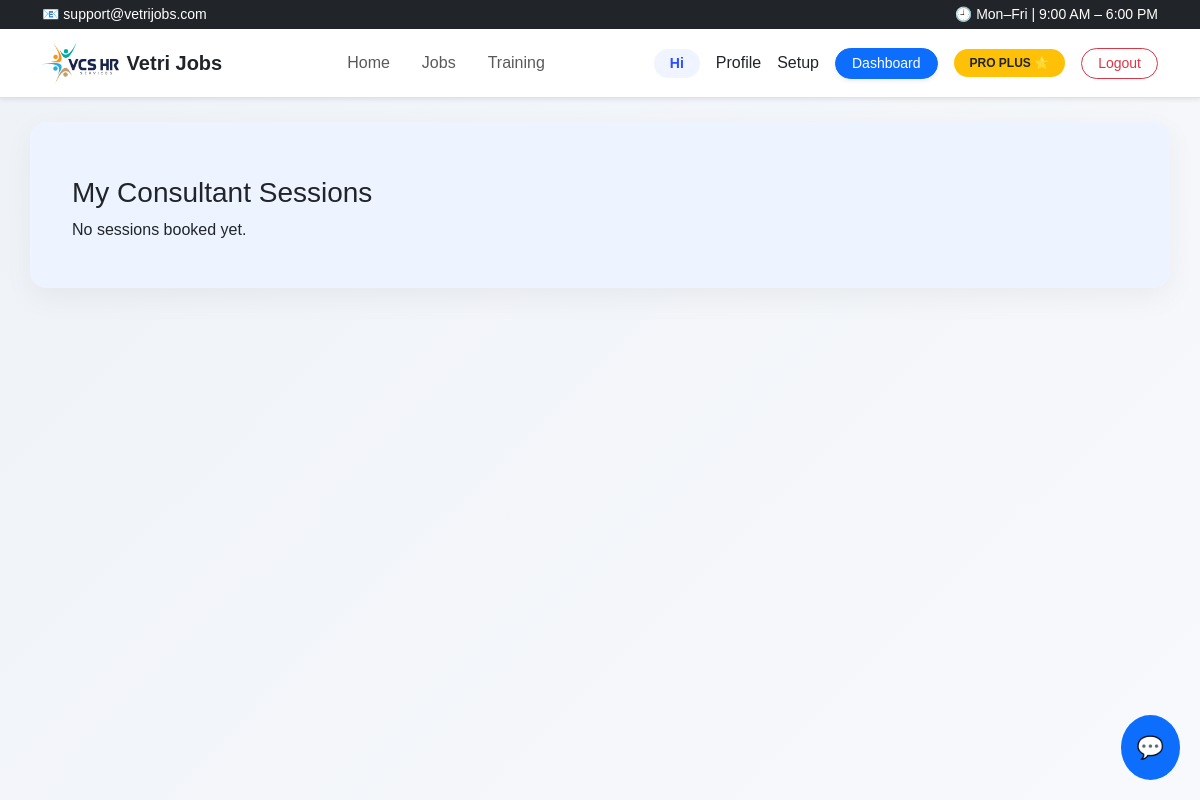
The page /consultants/my-sessions/ (signed in) on the database as committed earlier.
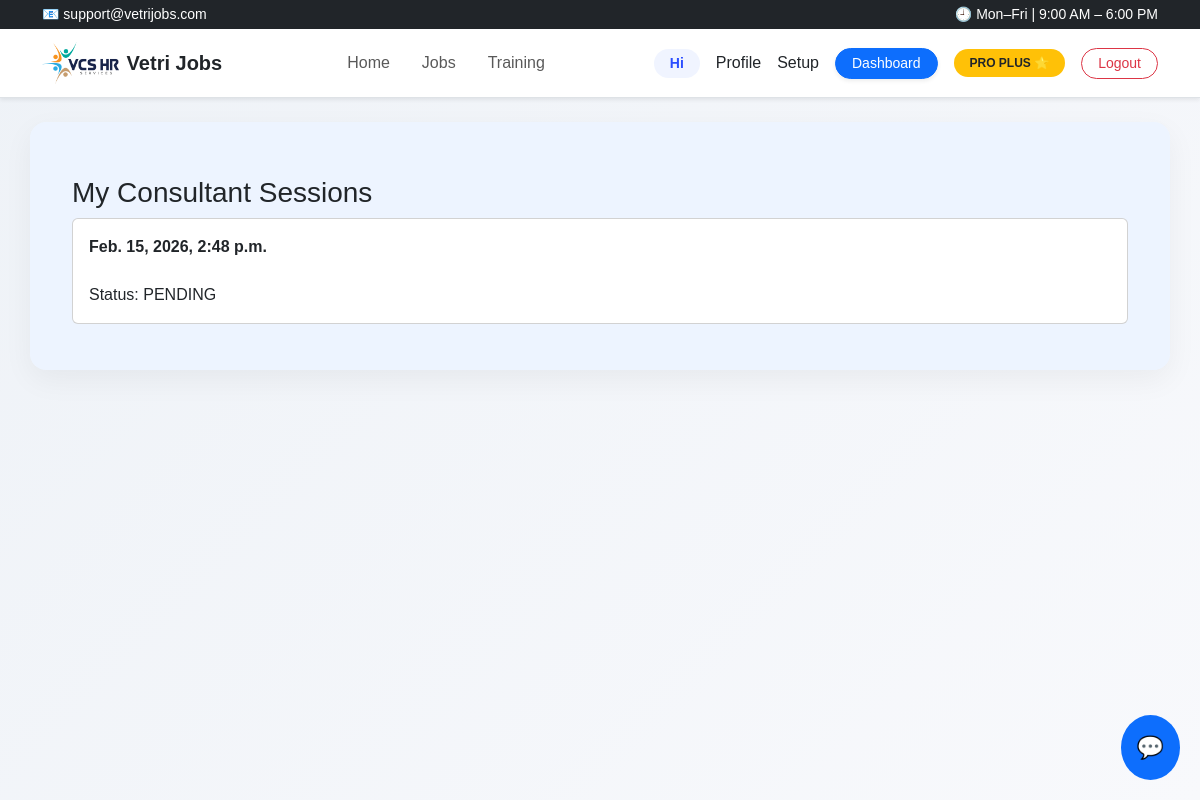
The same page on the database as committed later.
### consultants/models.py (models this page shows, shortened)
class ConsultantSession(models.Model):
    PLAN_CHOICES = (
        ("PRO", "Pro"),
        ("PRO_PLUS", "Pro Plus"),
    )
    STATUS_CHOICES = (
    ("PENDING", "Pending"),
    ("ASSIGNED", "Assigned"),
    ("COMPLETED", "Completed"),
    ("CANCELLED", "Cancelled"),
)
    user = models.ForeignKey(User, on_delete=models.CASCADE)
    consultant = models.ForeignKey(
        Consultant,
        on_delete=models.SET_NULL,
        null=True
    )
    plan = models.CharField(
        max_length=20,
        choices=PLAN_CHOICES,
        default="FREE"   # ✅ IMPORTANT
    )
    scheduled_at = models.DateTimeField()
    duration_minutes = models.IntegerField(default=30)
    sla_hours = models.IntegerField(default=4)  # PRO=4, PRO_PLUS=2
    status = models.CharField(
        max_length=20,
        choices=STATUS_CHOICES,
        default="SCHEDULED"
    )
    meeting_link = models.URLField(null=True, blank=True)
    created_at = models.DateTimeField(auto_now_add=True)

### consultants/views.py (the view)
# urls.py: path("my-sessions/", views.my_sessions, name="my_sessions"),
@login_required
def my_sessions(request):
    sessions = ConsultantSession.objects.filter(user=request.user)
    return render(request, "consultants/my_sessions.html", {
        "sessions": sessions
    })

### templates/consultants/my_sessions.html
{% extends "base.html" %}
{% block content %}
<div class="container mt-4">
    <h3>My Consultant Sessions</h3>
    {% for session in sessions %}
        <div class="card p-3 mb-3">
            <strong>{{ session.scheduled_at }}</strong><br>
            Status: {{ session.status }}
        </div>
    {% empty %}
        <p>No sessions booked yet.</p>
    {% endfor %}
</div>
{% endblock %}

Rows that differ between the two databases and show on the page:
added ConsultantSession: scheduled_at "Feb. 15, 2026, 2:48 p.m.", status "PENDING"
Other text that changed with them:
text no longer shown: "No sessions booked yet."
